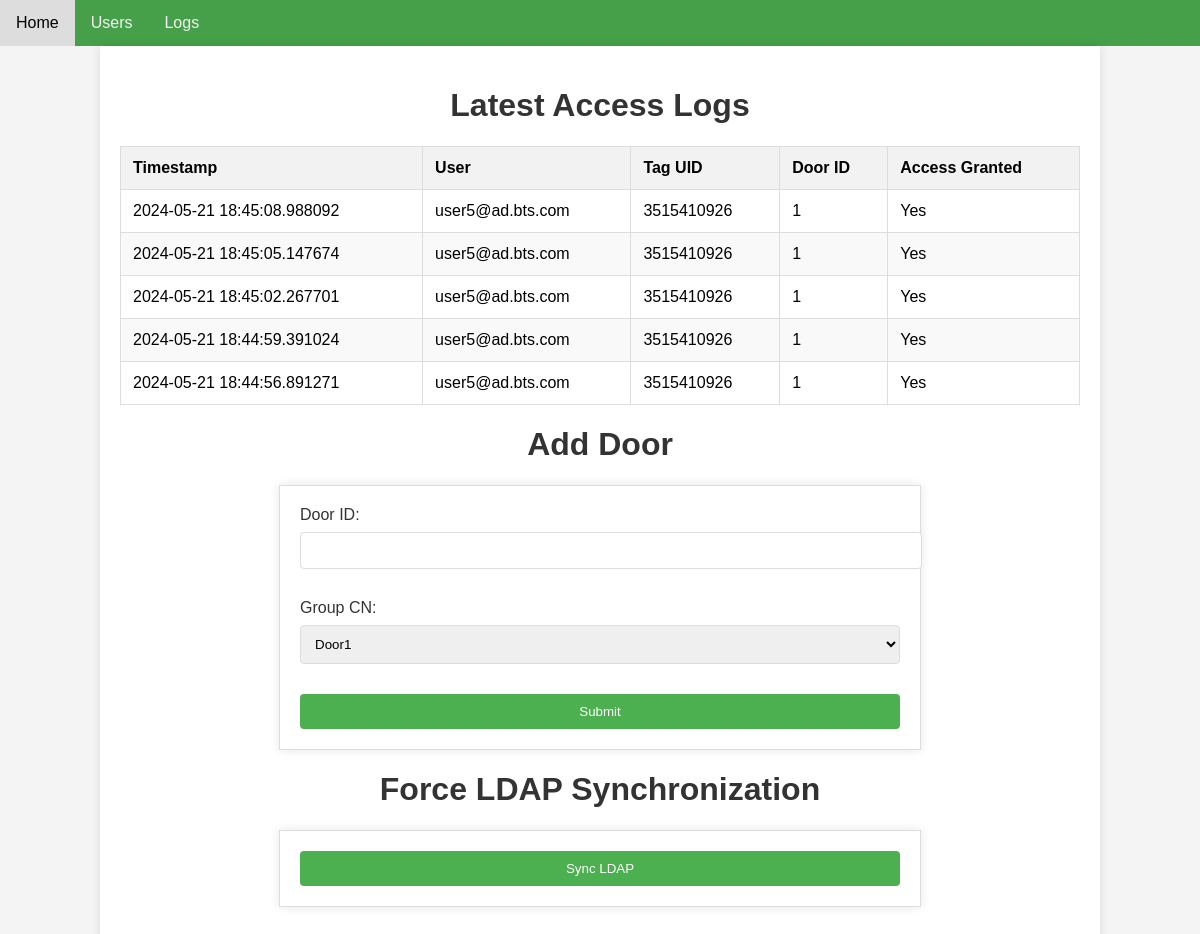
The page / on the database its author committed.
### tables this page shows
CREATE TABLE log (
            id INTEGER PRIMARY KEY AUTOINCREMENT,
            timestamp TEXT ,
            user TEXT ,
            rFIDUID TEXT,
            door_id INTEGER ,
            granted BOOLEAN ,
            FOREIGN KEY (door_id) REFERENCES Doors (id)
            FOREIGN KEY (user) REFERENCES Users (upn)
            FOREIGN KEY (rFIDUID) REFERENCES Users (rFIDUID)            
        );

### Webserver.py (the view)
@app.route('/')
def add_door_form():
    existing_groups = get_existing_groups(DBFILE)  # Update with your database file path
    logs = get_latest_logs(DBFILE,5)
    return render_template('./index.html', existing_groups=existing_groups, logs=logs)

### database.py (called while the page is built)
def get_latest_logs(db_file,limit=10):
    conn = sqlite3.connect(db_file)
    cursor = conn.cursor()
    cursor.execute('''
        SELECT timestamp, user, rFIDUID, granted, door_id
        FROM log
        ORDER BY id DESC
        LIMIT ?
    ''', (limit,))
    logs = cursor.fetchall()
    conn.close()
    return logs

def get_existing_groups(db_file):
    try:
        conn = sqlite3.connect(db_file)
        cursor = conn.cursor()
        cursor.execute("SELECT cn FROM Groups")
        groups = cursor.fetchall()
        conn.close()
        return [group[0] for group in groups]
    except sqlite3.Error as e:
        print(f"SQLite Error: {e}")
        return []

### templates/index.html (shortened to what this page needs)
<!DOCTYPE html>
<html lang="en">
<head>
    <link rel="stylesheet" href="{{ url_for('static', filename='style.css') }}">
</head>
<body>
    <div class="navbar">
        <a href="/">Home</a>
        <a href="/UserDB">Users</a>
        <a href="/LogsDB">Logs</a>
    </div>
    <div class="container">
        <h1>Latest Access Logs</h1>
        <table>
            <thead>
                <tr>
                    <th>Timestamp</th>
                    <th>User</th>
                    <th>Tag UID</th>
                    <th>Door ID</th>
                    <th>Access Granted</th>
                </tr>
            </thead>
            <tbody>
                {% for log in logs %}
                <tr>
                    <td>{{ log[0] }}</td>
                    <td>{{ log[1] }}</td>
                    <td>{{ log[2] }}</td>
                    <td>{{ log[4] }}</td>
                    <td>{{ 'Yes' if log[3] == 1 else 'No' }}</td>
                </tr>
                {% endfor %}
            </tbody>
        </table>
        <h1>Add Door</h1>
        <form action="/add_door" method="post">
            <label for="Door_id">Door ID:</label>
            <input type="number" id="Door_id" name="Door_id" required><br><br>
            <label for="group_cn">Group CN:</label>
            <select id="group_cn" name="group_cn" required>
                {% for group in existing_groups %}
                <option value="{{ group }}">{{ group }}</option>
                {% endfor %}
            </select><br><br>
            <input type="submit" value="Submit">
        </form>
        <h1>Force LDAP Synchronization</h1>
        <form action="/sync">
            <input type="submit" value="Sync LDAP">
        </form>
    </div>
</body>
</html>

### static/style.css (style rules this page uses)
body { font-family: Arial, sans-serif; margin: 0; padding: 0; background-color: #f4f4f4; }
.container { width: 80%; margin: 0 auto; padding: 20px; background-color: #fff; box-shadow: 0 0 10px rgba(0, 0, 0, 0.1); }
h1 { text-align: center; color: #333; }
table { width: 100%; border-collapse: collapse; margin-bottom: 20px; }
table, th, td { border: 1px solid #ddd; }
th, td { padding: 12px; text-align: left; }
th { background-color: #f2f2f2; }
tr:nth-child(even) { background-color: #f9f9f9; }
form { width: 100%; max-width: 600px; margin: 0 auto 20px; padding: 20px; background-color: #fff; border: 1px solid #ddd; box-shadow: 0 0 10px rgba(0, 0, 0, 0.1); }
form label { display: block; margin-bottom: 8px; color: #333; }
form input[type="number"], form input[type="text"], form select { width: 100%; padding: 10px; margin-bottom: 12px; border: 1px solid #ddd; border-radius: 4px; }
form input[type="submit"] { width: 100%; padding: 10px; background-color: #4CAF50; color: white; border: none; border-radius: 4px; cursor: pointer; }
.navbar { background-color: #45a049; overflow: hidden; }
.navbar a { float: left; display: block; color: #f2f2f2; text-align: center; padding: 14px 16px; text-decoration: none; }

### rows shown on the page
log: timestamp "2024-05-21 18:45:08.988092", user "user5@ad.bts.com", rFIDUID "3515410926", door "1", granted "Yes"
log: timestamp "2024-05-21 18:45:05.147674", user "user5@ad.bts.com", rFIDUID "3515410926", door "1", granted "Yes"
log: timestamp "2024-05-21 18:45:02.267701", user "user5@ad.bts.com", rFIDUID "3515410926", door "1", granted "Yes"
log: timestamp "2024-05-21 18:44:59.391024", user "user5@ad.bts.com", rFIDUID "3515410926", door "1", granted "Yes"
log: timestamp "2024-05-21 18:44:56.891271", user "user5@ad.bts.com", rFIDUID "3515410926", door "1", granted "Yes"

### other values the page prints
form field group_cn "Door1"
